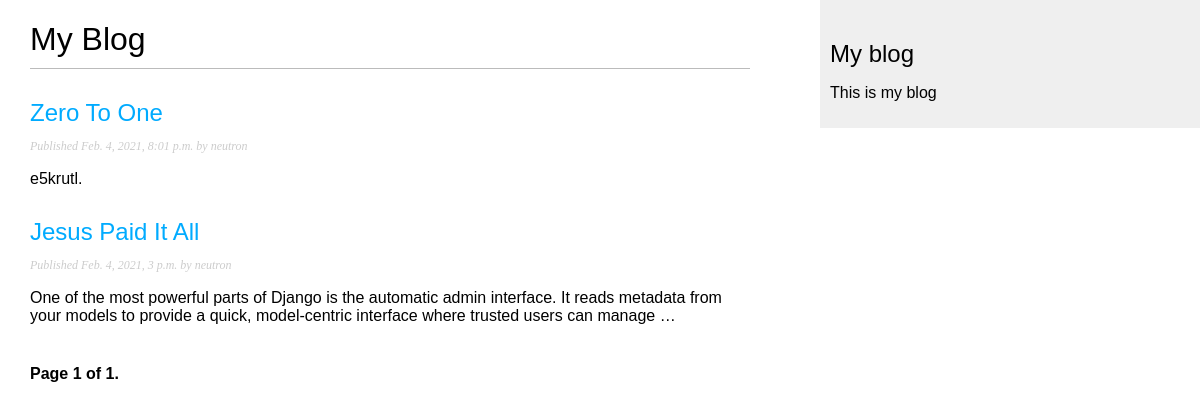
/blog/, run on an earlier commit of the app's database.
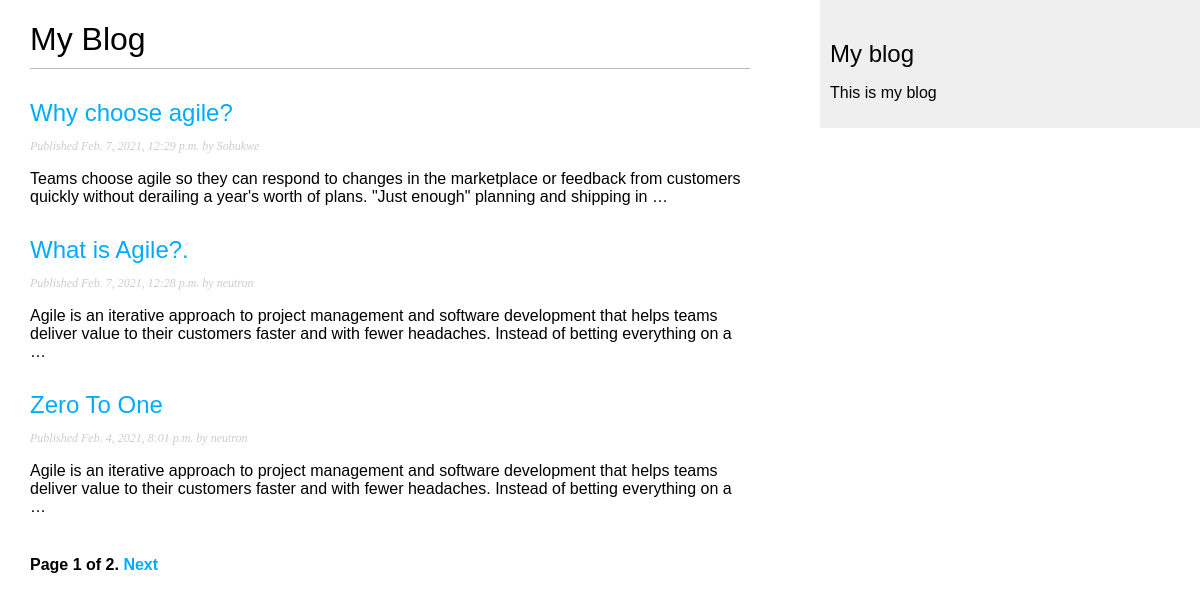
And on a later commit of the database.
### blog/models.py (models this page shows, shortened)
class Post(models.Model):
    STATUS_CHOICES = (
        ('draft', 'Draft'),
        ('published', 'Published'),
    )
    title = models.CharField(max_length=250)
    slug = models.SlugField(max_length=250,unique_for_date='publish')
    author = models.ForeignKey(User, on_delete=models.CASCADE, related_name='blog_posts')
    body = models.TextField()
    publish = models.DateTimeField(default=timezone.now)
    created = models.DateTimeField(auto_now_add=True)
    updated = models.DateTimeField(auto_now=True)
    status = models.CharField(max_length=10,choices=STATUS_CHOICES,default='draft')
    class Meta:
        ordering = ('-publish',)
    objects = models.Manager() #Default manager
    published = PublishedManager()#Customer manager
    def get_absolute_url(self):
        return reverse('blog:post_detail',args=[self.publish.year,
                                                self.publish.month,
                                                self.publish.day,
                                                self.slug])

### blog/views.py (the view)
# urls.py: path('',views.PostListView.as_view(), name='post_list'),
class PostListView(ListView):
    queryset = Post.published.all()
    context_object_name = 'posts'
    paginate_by = 3
    template_name = 'blog/post/list.html'

### blog/templates/blog/post/list.html (shortened to what this page needs)
{% extends "blog/base.html" %}
{% block content %}
    <h1>My Blog</h1>
    {% for post in posts %}
    <h2>
        <a href="{{ post.get_absolute_url }}">
            {{ post.title }}
        </a>
    </h2>
    <p class="date">
        Published {{ post.publish }} by {{ post.author}}
    </p>
    {{ post.body |truncatewords:30|linebreaks }}
    {% endfor %}
    {% include "pagination.html" with page=page_obj %}
{% endblock %}

### blog/templates/blog/base.html (shortened to what this page needs)
{% load static %}
<!DOCTYPE html>
<html>
    <head>
        <link rel="stylesheet" href="{% static 'css/blog.css' %}">
    </head>
    <body>
        <div id="content">
            {% block content %}
            {% endblock %}
        </div>
        <div id="sidebar">
            <h2>My blog</h2>
            <p>This is my blog</p>
        </div>
    </body>
</html>

### blog/templates/pagination.html (shortened to what this page needs)
<div class="pagination">
    <span class="step-links">
        <span class="current">
            Page {{ page.number }} of {{ page.paginator.num_pages }}.
        </span>
        {% if page.has_next %}
            <a href="?page={{ page.next_page_number }}">Next</a>
        {% endif %}
    </span>
</div>

### blog/static/blog.css (style rules this page uses)
body { margin:0; padding:0; font-family:helvetica, sans-serif; }
a { color:#00abff; text-decoration:none; }
h1 { font-weight:normal; border-bottom:1px solid #bbb; padding:0 0 10px 0; }
h2 { font-weight:normal; margin:30px 0 0; }
#content { float:left; width:60%; padding:0 0 0 30px; }
#sidebar { float:right; width:30%; padding:10px; background:#efefef; height:100%; }
p.date { color:#ccc; font-family: georgia, serif; font-size: 12px; font-style: italic; }
.pagination { margin:40px 0; font-weight:bold; }

What changed in the data, as far as the page shows it:
no longer on this page (row unchanged): Post: title "Jesus Paid It All", publish "Feb. 4, 2021, 3 p.m.", author "neutron", body "One of the most powerful parts of Django is the automatic admin interface. It reads metadata from your models to provide a quick, model-centric interface where trusted users can manage …"
added Post: title "Why choose agile?", publish "Feb. 7, 2021, 12:29 p.m.", author "Sobukwe", body "Teams choose agile so they can respond to changes in the marketplace or feedback from customers quickly without derailing a year's worth of plans. \"Just enough\" planning and shipping in …"
added Post: title "What is Agile?.", publish "Feb. 7, 2021, 12:28 p.m.", author "neutron", body "Agile is an iterative approach to project management and software development that helps teams deliver value to their customers faster and with fewer headaches. Instead of betting everything on a …"
changed Post "Zero To One": body "e5krutl." → "Agile is an iterative approach to project management and software development that helps teams deliver value to their customers faster and with fewer headaches. Instead of betting everything on a …"
Also different on the page:
{{ page.paginator.num_pages }}: "1" → "2"
text now shown: "Next"
